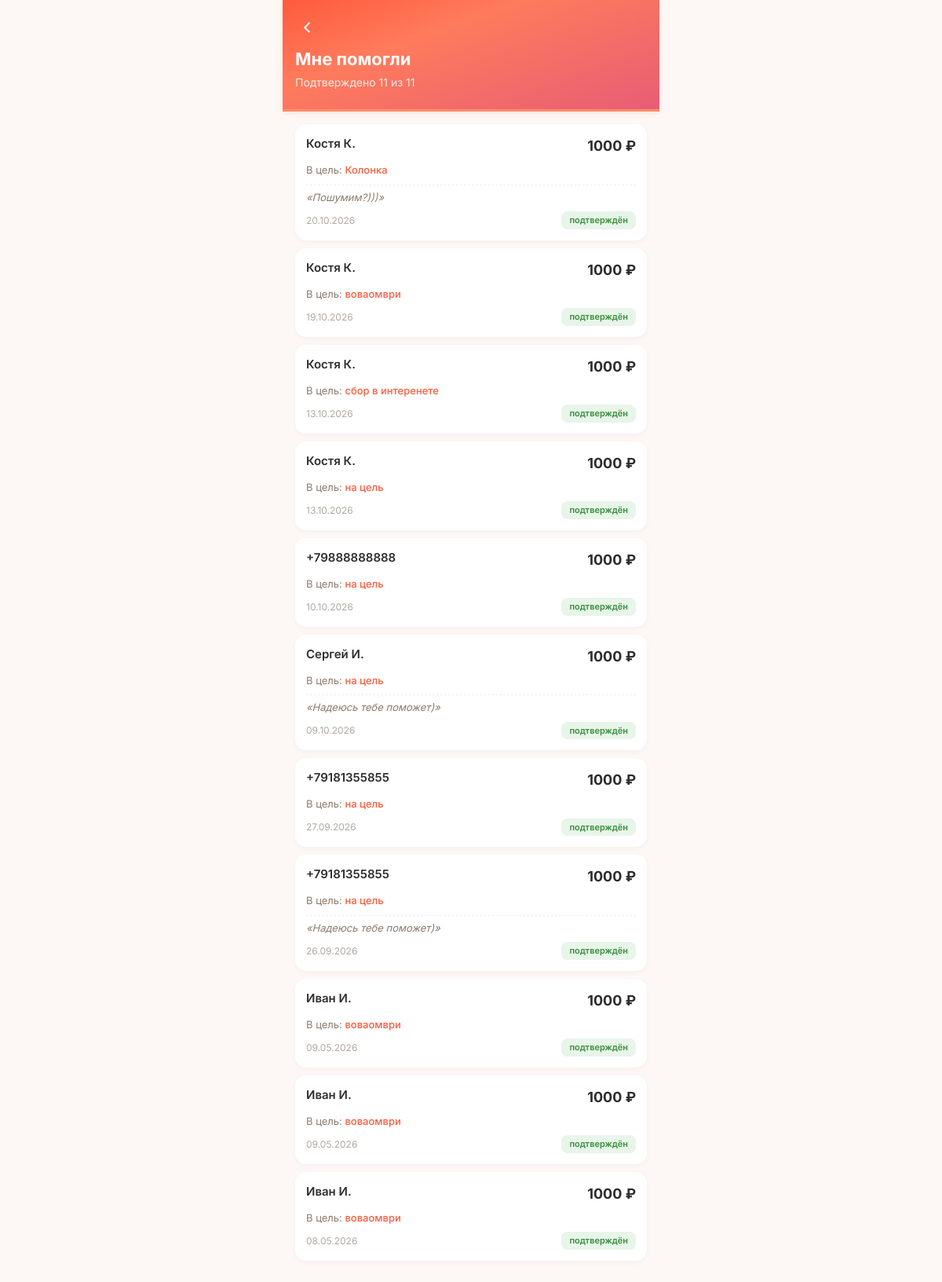
The page /profile/received (signed in) on the database its author committed.
### tables this page shows
CREATE TABLE donations (
            id INTEGER PRIMARY KEY AUTOINCREMENT,
            goal_id INTEGER NOT NULL,
            donor_id INTEGER NULL,
            amount_reported REAL NOT NULL,
            status TEXT NOT NULL CHECK(status IN ('donor_confirmed','recipient_confirmed','completed','disputed')),
            is_anonymous INTEGER DEFAULT 0,
            is_seed INTEGER DEFAULT 0,
            warm_word TEXT NULL,
            donor_confirmed_at TEXT DEFAULT (datetime('now')),
            recipient_confirmed_at TEXT NULL,
            completed_at TEXT NULL,
            dispute_reason TEXT NULL,
            donor_to_recipient_count INTEGER DEFAULT 1,
            referred_by INTEGER NULL, ip_address TEXT,
            FOREIGN KEY (goal_id) REFERENCES goals(id),
            FOREIGN KEY (donor_id) REFERENCES users(id)
        );

CREATE TABLE "goals" (
        id INTEGER PRIMARY KEY AUTOINCREMENT,
        user_id INTEGER NOT NULL,
        type TEXT NOT NULL CHECK(type IN ('super_blitz','blitz','serious','urgent','group')),
        title TEXT NOT NULL,
        description TEXT NULL,
        photo_url TEXT NULL,
        amount_goal REAL NOT NULL,
        amount_collected REAL DEFAULT 0.00,
        ends_at TEXT NULL,
        status TEXT DEFAULT 'draft' CHECK(status IN ('draft','active','frozen','completed','failed','lightning_failed','hidden')),
        trial_ends_at TEXT NULL,
        subscription_active_until TEXT NULL,
        last_boosted_at TEXT NULL,
        is_lightning INTEGER DEFAULT 0,
        lightning_started_at TEXT NULL,
        moderation_status TEXT DEFAULT 'pending',
        completion_type TEXT DEFAULT 'organic',
        is_seed INTEGER DEFAULT 0,
        views_count INTEGER DEFAULT 0,
        views_24h INTEGER DEFAULT 0,
        donations_count INTEGER DEFAULT 0,
        donations_24h INTEGER DEFAULT 0,
        created_at TEXT DEFAULT (datetime('now')), photos TEXT, moderation_comment TEXT, moderated_at TEXT, moderated_by INTEGER, resubmission_count INTEGER DEFAULT 0, is_resubmission INTEGER DEFAULT 0, rejection_categories TEXT, hidden_by_ban INTEGER DEFAULT 0,
        FOREIGN KEY (user_id) REFERENCES users(id)
    );

### main.py (the view)
@app.route('/profile/received')
@login_required
def profile_received():
    user = get_current_user()
    db = get_db()
    donations = db.execute("""
        SELECT d.*,
               CASE WHEN d.is_anonymous = 1 OR d.donor_id IS NULL THEN NULL
                    ELSE COALESCE(NULLIF(u.name, ''), '+' || u.phone)
               END as donor_name,
               g.title as goal_title,
               g.id as goal_id
        FROM donations d
        JOIN goals g ON d.goal_id = g.id
        LEFT JOIN users u ON d.donor_id = u.id
        WHERE g.user_id = ?
        ORDER BY d.donor_confirmed_at DESC
    """, (user['id'],)).fetchall()
    total = len(donations)
    approved = sum(1 for d in donations if d['status'] in ('recipient_confirmed', 'completed'))
    return render_template('profile_donations.html',
        mode='received',
        donations=donations,
        total=total,
        approved=approved,
        user=user)

### main.py (called while the page is built)
def get_current_user():
    if 'user_id' in session:
        db = get_db()
        try:
            user = db.execute("SELECT * FROM users WHERE id = ?", (session['user_id'],)).fetchone()
            if user and user['is_banned']:
                return None
            return user
        except sqlite3.Error as e:
            logger.error(f'[get_current_user] Ошибка БД: {e}')
            return None
    return None

def login_required(f):
    @wraps(f)
    def wrap(*args, **kwargs):
        user = get_current_user()
        if not user:
            session.clear()
            flash('Сначала войдите в аккаунт.', 'warning')
            return redirect(url_for('login'))
        return f(*args, **kwargs)
    return wrap

def format_date_ru(date_str, with_time=True):
    if not date_str:
        return '—'
    try:
        s = str(date_str)
        if ' ' in s:
            date_part, time_part = s.split(' ', 1)
            y, m, d = date_part.split('-')
            time_part = time_part[:5]  # HH:MM
            if with_time:
                return f'{d}.{m}.{y} {time_part}'
            return f'{d}.{m}.{y}'
        else:
            parts = s[:10].split('-')
            if len(parts) == 3:
                y, m, d = parts
                return f'{d}.{m}.{y}'
    except Exception:
        pass
    return str(date_str)[:16]

### models.py (called while the page is built)
def _create_connection():
    conn = sqlite3.connect(DATABASE, timeout=30)
    conn.row_factory = sqlite3.Row
    conn.execute("PRAGMA journal_mode=WAL")
    conn.execute("PRAGMA synchronous=NORMAL")
    conn.execute("PRAGMA busy_timeout=30000")
    conn.execute("PRAGMA foreign_keys = ON")
    return conn

def get_db():
    try:
        from flask import g
        if not hasattr(g, '_database'):
            g._database = _create_connection()
        return g._database
    except (ImportError, RuntimeError):
        return _create_connection()

### templates/profile_donations.html (shortened to what this page needs)
<!DOCTYPE html>
<html lang="ru">
<head>
    <link rel="stylesheet" href="/static/style.css?v=7">
</head>
<body>
    <div class="container">
        <div class="page-header">
            <button class="goal-back" onclick="goBack()" aria-label="Назад">
                <svg viewBox="0 0 24 24" fill="none" stroke="currentColor" stroke-width="2.5" stroke-linecap="round" stroke-linejoin="round"><polyline points="15 18 9 12 15 6"></polyline></svg>
            </button>
            <h1>{% if mode == 'received' %}Мне помогли{% else %}Я помог{% endif %}</h1>
            <div class="summary">
                {% if mode == 'received' %}
                    Подтверждено {{ approved }} из {{ total }}
                {% else %}
                    Подтвердили {{ approved }} из {{ total }}
                {% endif %}
            </div>
        </div>
        <div class="donations-list">
            {% if donations %}
                {% for d in donations %}
                <div class="donation-card">
                    <div class="donation-top">
                        <div class="donation-who">
                            {% if mode == 'received' %}
                                {{ d.donor_name or 'Аноним' }}
                            {% else %}
                                {{ d.recipient_name or 'Получатель' }}
                            {% endif %}
                        </div>
                        <div class="donation-amount">{{ "%.0f"|format(d.amount_reported) }} ₽</div>
                    </div>
                    <div class="donation-goal">
                        {% if mode == 'received' %}
                            В цель: <a href="/goal/{{ d.goal_id }}">{{ d.goal_title }}</a>
                        {% else %}
                            Цель: <a href="/goal/{{ d.goal_id }}">{{ d.goal_title }}</a>
                        {% endif %}
                    </div>
                    {% if d.warm_word %}
                    <div class="warm-word">«{{ d.warm_word }}»</div>
                    {% endif %}
                    <div class="donation-meta">
                        <span>{{ d.donor_confirmed_at[:10] | date_ru if d.donor_confirmed_at else '—' }}</span>
                        {% if d.status == 'donor_confirmed' %}
                            <span class="status-badge status-pending">ожидает</span>
                        {% elif d.status == 'recipient_confirmed' %}
                            <span class="status-badge status-approved">подтверждён</span>
                        {% elif d.status == 'completed' %}
                            <span class="status-badge status-approved">засчитан</span>
                        {% endif %}
                    </div>
                </div>
                {% endfor %}
            {% endif %}
        </div>
    </div>
</body>
</html>

### static/style.css (style rules this page uses)
:root { --cta: #FF6B4A; --cta-hover: #E85D3A; --bg: #FDF8F5; --card: #FFFFFF; --card-shadow: 0 2px 12px rgba(0,0,0,0.04); --text: #2D2D2D; --text-soft: #8C7A6B; --success: #5B9A6B; --error: #E57373; --gold: #D4A853; --gradient-cta: linear-gradient(160deg, #FF5A3C 0%, #FF7B5C 35%, #E85D75 100%); --radius: 12px; --radius-lg: 16px; --font: 'Inter', -apple-system, BlinkMacSystemFont, sans-serif; --transition: 0.2s ease; }
*, *::before, *::after { box-sizing: border-box; margin: 0; padding: 0; }
body { font-family: var(--font); font-size: 16px; line-height: 1.5; background: var(--bg); color: var(--text); -webkit-tap-highlight-color: transparent; -webkit-font-smoothing: antialiased; animation: pageIn 0.3s ease; }
h1 { font-size: 28px; font-weight: 700; line-height: 1.2; }
a { color: var(--cta); text-decoration: none; }
html { overscroll-behavior-y: auto; }
* { scrollbar-width: thin; scrollbar-color: #FF5A3C transparent; }

### templates/profile_donations.html (style rules this page uses)
* { box-sizing: border-box; margin: 0; padding: 0; }
body { font-family: 'Inter', -apple-system, sans-serif; background: #FDF8F5; padding-bottom: 40px; }
.container { max-width: 480px; margin: 0 auto; padding: 0; }
.page-header { background: linear-gradient(160deg, #FF5A3C 0%, #FF7B5C 35%, #E85D75 100%); padding: 20px 16px 24px; color: white; border-bottom: 3px solid #FF8C69; box-shadow: 0 2px 8px rgba(255,107,74,0.15); }
.goal-back { display: inline-flex; align-items: center; justify-content: center; width: 30px; height: 30px; padding: 0; margin: 0 0 12px 0; background: none; border: none; color: white; cursor: pointer; transition: transform 0.1s, opacity 0.15s; -webkit-tap-highlight-color: transparent; opacity: 0.9; }
.goal-back svg { width: 22px; height: 22px; }
.page-header h1 { font-size: 22px; font-weight: 700; margin-bottom: 6px; }
.page-header .summary { font-size: 14px; opacity: 0.85; }
.donations-list { padding: 16px; }
.donation-card { background: white; border-radius: 14px; padding: 14px; margin-bottom: 10px; box-shadow: 0 2px 6px rgba(0,0,0,0.04); }
.donation-top { display: flex; justify-content: space-between; align-items: flex-start; gap: 12px; margin-bottom: 8px; }
.donation-who { font-size: 15px; font-weight: 600; color: #2D2D2D; flex: 1; min-width: 0; }
.donation-amount { font-size: 18px; font-weight: 700; color: #2D2D2D; flex-shrink: 0; }
.donation-goal { font-size: 13px; color: #8C7A6B; margin-bottom: 8px; }
.donation-goal a { color: #FF5A3C; text-decoration: none; font-weight: 500; }
.donation-meta { display: flex; justify-content: space-between; align-items: center; gap: 12px; font-size: 12px; color: #B0A8A0; margin-top: 8px; }
.status-badge { padding: 3px 10px; border-radius: 8px; font-size: 11px; font-weight: 600; }
.status-approved { background: #E8F5E9; color: #388E3C; }
.warm-word { font-size: 13px; color: #8C7A6B; font-style: italic; margin-top: 6px; padding-top: 6px; border-top: 1px dashed #F0EDEA; }

### rows shown on the page
donations: donor_name "Костя К.", amount_reported "1000", goal_title "Колонка", warm_word "Пошумим?)))", donor_confirmed_at "20.10.2026", shows "подтверждён"
donations: donor_name "Костя К.", amount_reported "1000", goal_title "воваомври", donor_confirmed_at "19.10.2026", shows "подтверждён"
donations: donor_name "Костя К.", amount_reported "1000", goal_title "сбор в интеренете", donor_confirmed_at "13.10.2026", shows "подтверждён"
donations: donor_name "Костя К.", amount_reported "1000", goal_title "на цель", donor_confirmed_at "13.10.2026", shows "подтверждён"
donations: donor_name "+79888888888", amount_reported "1000", goal_title "на цель", donor_confirmed_at "10.10.2026", shows "подтверждён"
donations: donor_name "Сергей И.", amount_reported "1000", goal_title "на цель", warm_word "Надеюсь тебе поможет)", donor_confirmed_at "09.10.2026", shows "подтверждён"
donations: donor_name "+79181355855", amount_reported "1000", goal_title "на цель", donor_confirmed_at "27.09.2026", shows "подтверждён"
donations: donor_name "+79181355855", amount_reported "1000", goal_title "на цель", warm_word "Надеюсь тебе поможет)", donor_confirmed_at "26.09.2026", shows "подтверждён"
donations: donor_name "Иван И.", amount_reported "1000", goal_title "воваомври", donor_confirmed_at "09.05.2026", shows "подтверждён"
donations: donor_name "Иван И.", amount_reported "1000", goal_title "воваомври", donor_confirmed_at "09.05.2026", shows "подтверждён"
donations: donor_name "Иван И.", amount_reported "1000", goal_title "воваомври", donor_confirmed_at "08.05.2026", shows "подтверждён"

### other values the page prints
{{ approved }} "11"
{{ total }} "11"
